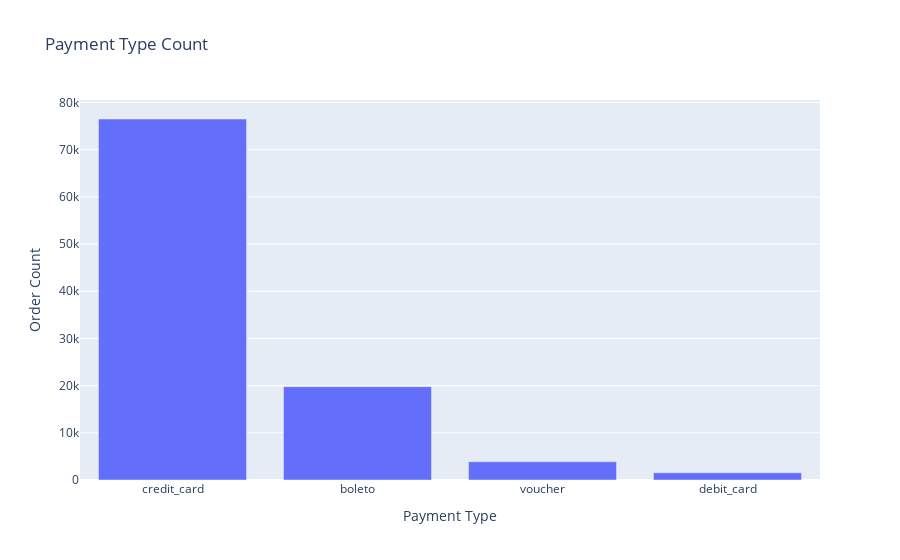

The code cell stored with this chart in its notebook:
### Code cell
import plotly.express as px

fig = px.bar(
    x=payment_type_count.index,
    y=payment_type_count.values,
    title = "Payment Type Count",
    labels = {"x":"Payment Type","y":"Order Count "}
)

fig.show()

### Figure 1 — Plotly figure (JSON) as saved in the notebook; plotly's stock layout.template omitted (floating-point values rounded to 4 significant figures)
{"data": [{"alignmentgroup": "True", "hovertemplate": "Payment Type=%{x}<br>Order Count =%{y}<extra></extra>", "legendgroup": "", "marker": {"color": "#636efa", "pattern": {"shape": ""}}, "name": "", "offsetgroup": "", "orientation": "v", "showlegend": false, "textposition": "auto", "type": "bar", "x": ["credit_card", "boleto", "voucher", "debit_card"], "xaxis": "x", "y": [76505, 19784, 3866, 1528], "yaxis": "y"}], "layout": {"barmode": "relative", "legend": {"tracegroupgap": 0}, "title": {"text": "Payment Type Count"}, "xaxis": {"anchor": "y", "domain": [0, 1], "title": {"text": "Payment Type"}}, "yaxis": {"anchor": "x", "domain": [0, 1], "title": {"text": "Order Count "}}}}
